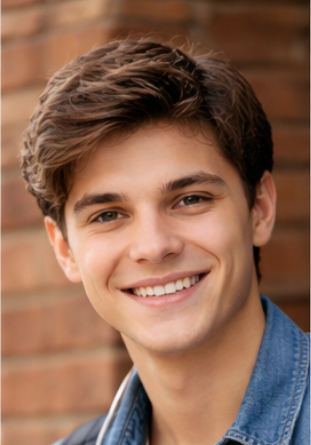
#> input picture dataset/ARYA_1JB23CS001_1.png, 311 x 445 px; its folder holds only this picture in this run
$ python train.py
#> lines starting #> are read from the running program, lines starting #| are printed output that depends on the picture
import cv2
import os
import numpy as np

dataset_path = "../dataset"

faces = []
labels = []
label_map = {}

current_label = 0

face_cascade = cv2.CascadeClassifier(
    cv2.data.haarcascades + 'haarcascade_frontalface_default.xml'
)


print("Reading dataset...")

for file in os.listdir(dataset_path):
    if file.lower().endswith((".jpg", ".jpeg", ".png")):

        path = os.path.join(dataset_path, file)
        print(f"\nProcessing: {file}")

        img = cv2.imread(path)
#> img is the input picture: shape (445, 311, 3); mean B, G, R 82, 101.8, 140.3

        if img is None:
            print("Image not loaded")
            continue

        # Resize (important for detection)
        img = cv2.resize(img, (500, 500))
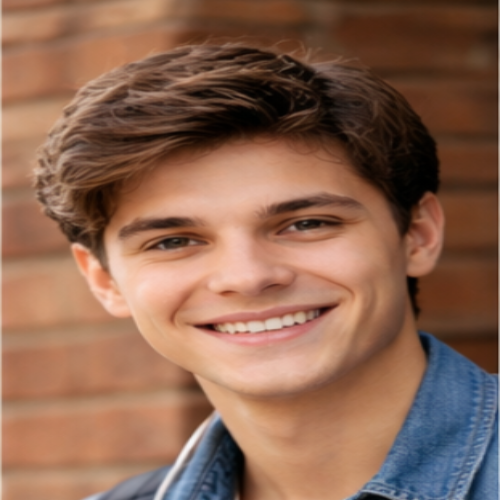
#> img: shape (500, 500, 3); mean B, G, R 81.8, 101.6, 140.2
        gray = cv2.cvtColor(img, cv2.COLOR_BGR2GRAY)
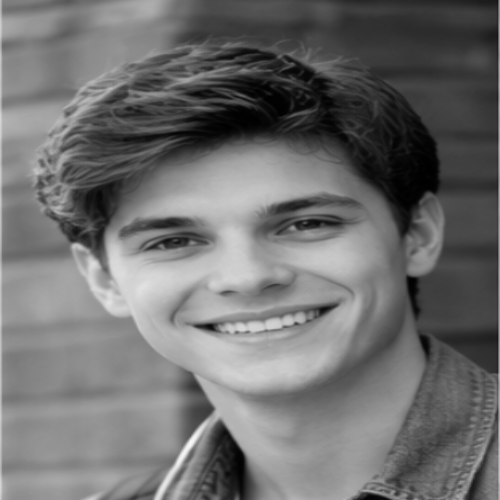
#> gray: shape (500, 500); min 0, max 246, mean 110.9

        # Extract name + USN
        try:
            name = file.split("_")[0]
            usn = file.split("_")[1]
        except:
            print("Filename format wrong:", file)
            continue

        key = name + "_" + usn

        # Assign label
        if key not in label_map:
            label_map[key] = current_label
            current_label += 1

        label = label_map[key]

        # Detect faces
        faces_detected = face_cascade.detectMultiScale(gray, 1.2, 4)
#> faces_detected = [[96, 126, 277, 277]]

        print("Faces found:", len(faces_detected))
#| Faces found: 1

        # Extract face
        for (x, y, w, h) in faces_detected:
            face = gray[y:y+h, x:x+w]
            faces.append(face)
            labels.append(label)
#> this loop made 1 pass
#> pass 1, `face = gray[y:y+h, x:x+w]`:
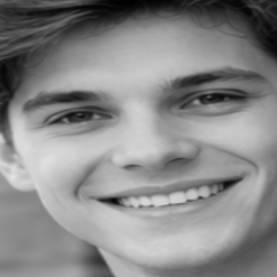
#> face: shape (277, 277); min 1, max 227, mean 135.8
#> after the loop, faces = 1 item; labels = [0]


print("\nTotal faces collected:", len(faces))
#| Total faces collected: 1

if len(faces) == 0:
    print("ERROR: No faces detected. Fix dataset.")
    exit()

print("\nTraining model...")

model = cv2.face.LBPHFaceRecognizer_create()
model.train(faces, np.array(labels))

model.save("face_model.yml")
np.save("labels.npy", label_map)

print("\n Training completed successfully!")
print("Saved: face_model.yml + labels.npy")

$ run again, on dataset/ARYA_1JB23CS001_5.png
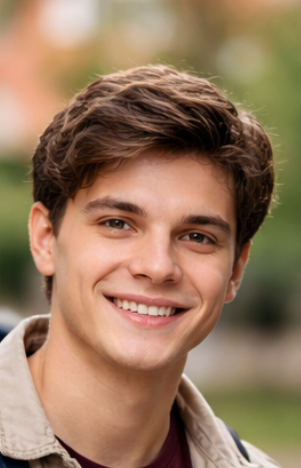
#> input picture dataset/ARYA_1JB23CS001_5.png, 301 x 468 px
#> img is the input picture: shape (468, 301, 3); mean B, G, R 93.7, 120.6, 150.7
#> img: shape (500, 500, 3)
#> `gray = cv2.cvtColor(img, cv2.COLOR_BGR2GRAY)`:
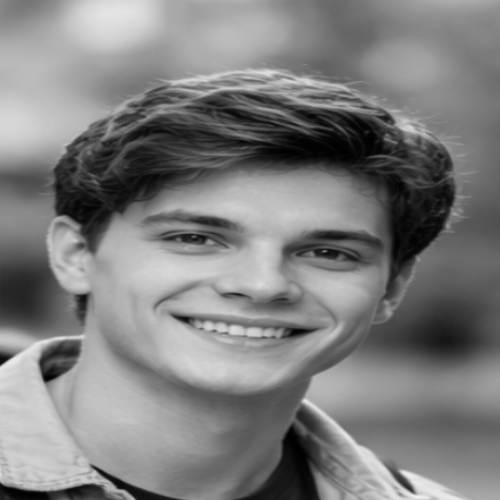
#> gray: shape (500, 500); min 0, max 241, mean 126.4
#> faces_detected = [[148, 153, 236, 236]]
#| Faces found: 1
#> the loop `for (x, y, w, h) in faces_detected:` made 1 pass
#> pass 1, `face = gray[y:y+h, x:x+w]`:
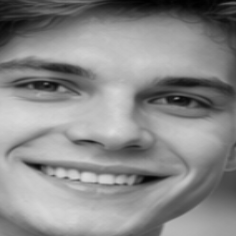
#> face: shape (236, 236); min 1, max 220, mean 137.9
#> after the loop `for (x, y, w, h) in faces_detected:`: faces = 1 item; labels = [0]
#| Total faces collected: 1

$ run again, on dataset/BHUVAN_1JB23CS002_1.png
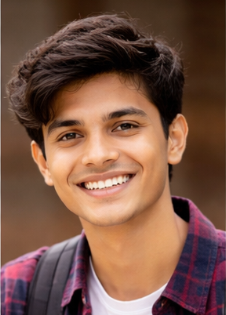
#> input picture dataset/BHUVAN_1JB23CS002_1.png, 226 x 315 px
#> img is the input picture: shape (315, 226, 3); mean B, G, R 68.9, 84.4, 120.9
#> img: shape (500, 500, 3)
#> `gray = cv2.cvtColor(img, cv2.COLOR_BGR2GRAY)`:
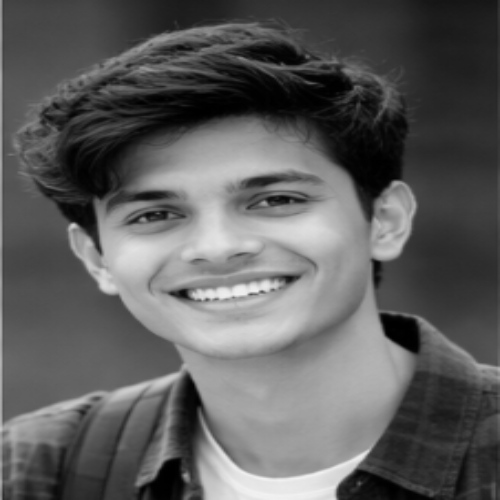
#> gray: shape (500, 500); min 0, max 242, mean 93.4
#> faces_detected = [[364, 194, 57, 57], [85, 106, 263, 263]]
#| Faces found: 2
#> the loop `for (x, y, w, h) in faces_detected:` made 2 passes
#> pass 2, `face = gray[y:y+h, x:x+w]`:
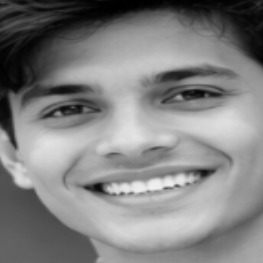
#> face: shape (263, 263); min 0, max 239, mean 129.3
#> after the loop `for (x, y, w, h) in faces_detected:`: faces = 2 items; labels = [0, 0]
#| Total faces collected: 2

$ run again, on dataset/BHUVAN_1JB23CS002_2.png
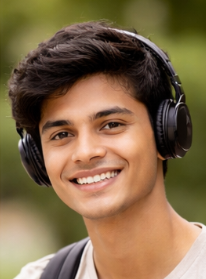
#> input picture dataset/BHUVAN_1JB23CS002_2.png, 206 x 279 px
#> img is the input picture: shape (279, 206, 3); mean B, G, R 73.6, 105.4, 129.5
#> img: shape (500, 500, 3)
#> `gray = cv2.cvtColor(img, cv2.COLOR_BGR2GRAY)`:
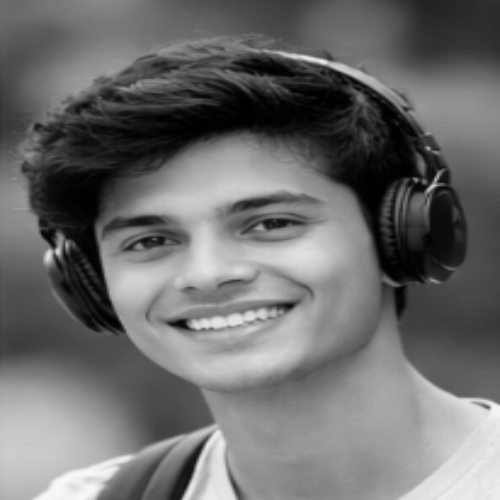
#> gray: shape (500, 500); min 0, max 250, mean 108.9
#> faces_detected = [[89, 131, 261, 261]]
#| Faces found: 1
#> the loop `for (x, y, w, h) in faces_detected:` made 1 pass
#> pass 1, `face = gray[y:y+h, x:x+w]`:
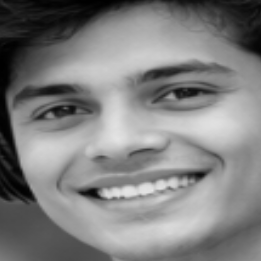
#> face: shape (261, 261); min 0, max 229, mean 127.5
#> after the loop `for (x, y, w, h) in faces_detected:`: faces = 1 item; labels = [0]
#| Total faces collected: 1

$ run again, on dataset/ARYA_1JB23CS001_2.png
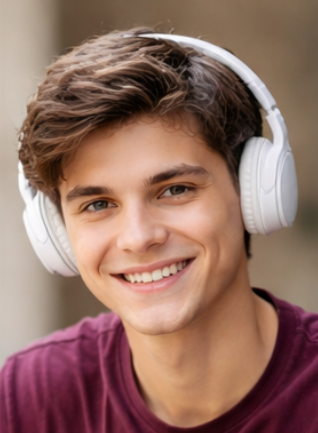
#> input picture dataset/ARYA_1JB23CS001_2.png, 318 x 433 px
#> img is the input picture: shape (433, 318, 3); mean B, G, R 99.7, 111.5, 147.3
#> img: shape (500, 500, 3)
#> `gray = cv2.cvtColor(img, cv2.COLOR_BGR2GRAY)`:
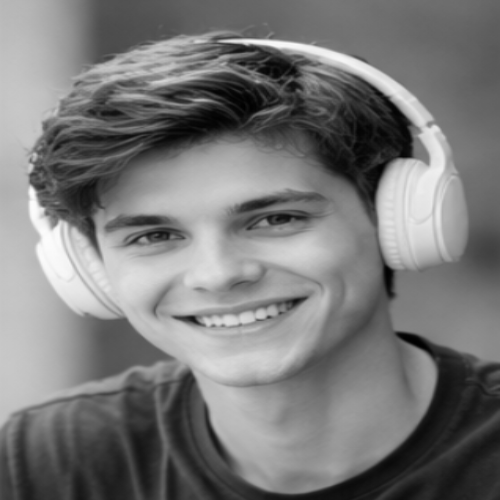
#> gray: shape (500, 500); min 0, max 252, mean 120.7
#> faces_detected = [[104, 131, 247, 247]]
#| Faces found: 1
#> the loop `for (x, y, w, h) in faces_detected:` made 1 pass
#> pass 1, `face = gray[y:y+h, x:x+w]`:
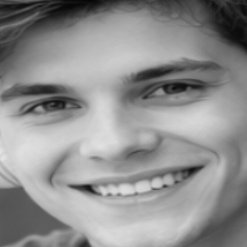
#> face: shape (247, 247); min 5, max 227, mean 142.9
#> after the loop `for (x, y, w, h) in faces_detected:`: faces = 1 item; labels = [0]
#| Total faces collected: 1
